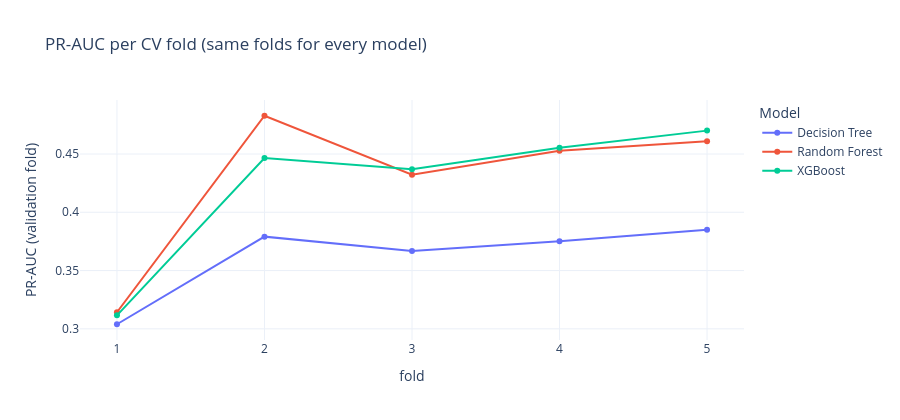

This figure's notebook cell:
### Code cell
fold_differences: pd.DataFrame = pd.DataFrame(
    [
        {
            "comparison": f"{model_a} - {model_b}",
            "mean_diff": (cv_fold_scores[model_a] - cv_fold_scores[model_b]).mean(),
            "std_diff": (cv_fold_scores[model_a] - cv_fold_scores[model_b]).std(),
            "folds_won_by_first": int((cv_fold_scores[model_a] > cv_fold_scores[model_b]).sum()),
        }
        for model_a, model_b in combinations(cv_fold_scores.columns, 2)
    ]
).set_index("comparison")

display(fold_differences)

fig = px.line(
    cv_fold_scores.reset_index().melt(id_vars="fold", var_name="model", value_name="pr_auc"),
    x="fold",
    y="pr_auc",
    color="model",
    markers=True,
    title="PR-AUC per CV fold (same folds for every model)",
    height=420,
)
fig.update_xaxes(dtick=1)
fig.update_layout(yaxis_title="PR-AUC (validation fold)", legend_title_text="Model")
fig.show()

### Figure 1 — Plotly figure (JSON) as saved in the notebook; plotly's stock layout.template omitted (floating-point values rounded to 4 significant figures)
{"data": [{"hovertemplate": "model=Decision Tree<br>fold=%{x}<br>pr_auc=%{y}<extra></extra>", "legendgroup": "Decision Tree", "line": {"color": "#636efa", "dash": "solid"}, "marker": {"symbol": "circle"}, "mode": "lines+markers", "name": "Decision Tree", "orientation": "v", "showlegend": true, "type": "scatter", "x": [1, 2, 3, 4, 5], "xaxis": "x", "y": [0.3039, 0.3791, 0.3669, 0.375, 0.385], "yaxis": "y"}, {"hovertemplate": "model=Random Forest<br>fold=%{x}<br>pr_auc=%{y}<extra></extra>", "legendgroup": "Random Forest", "line": {"color": "#EF553B", "dash": "solid"}, "marker": {"symbol": "circle"}, "mode": "lines+markers", "name": "Random Forest", "orientation": "v", "showlegend": true, "type": "scatter", "x": [1, 2, 3, 4, 5], "xaxis": "x", "y": [0.3142, 0.4828, 0.4322, 0.4529, 0.4609], "yaxis": "y"}, {"hovertemplate": "model=XGBoost<br>fold=%{x}<br>pr_auc=%{y}<extra></extra>", "legendgroup": "XGBoost", "line": {"color": "#00cc96", "dash": "solid"}, "marker": {"symbol": "circle"}, "mode": "lines+markers", "name": "XGBoost", "orientation": "v", "showlegend": true, "type": "scatter", "x": [1, 2, 3, 4, 5], "xaxis": "x", "y": [0.3116, 0.4465, 0.4369, 0.4554, 0.4701], "yaxis": "y"}], "layout": {"height": 420, "legend": {"title": {"text": "Model"}, "tracegroupgap": 0}, "title": {"text": "PR-AUC per CV fold (same folds for every model)"}, "xaxis": {"anchor": "y", "domain": [0, 1], "dtick": 1, "title": {"text": "fold"}}, "yaxis": {"anchor": "x", "domain": [0, 1], "title": {"text": "PR-AUC (validation fold)"}}}}
